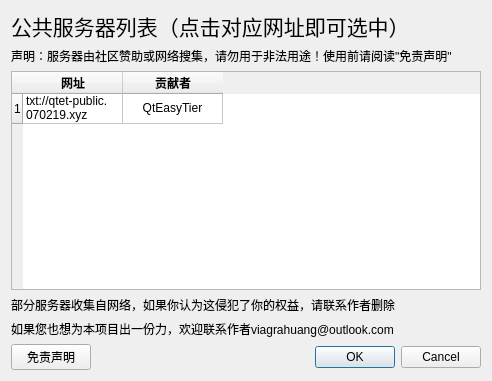
<?xml version="1.0" encoding="UTF-8"?>
<ui version="4.0">
 <class>PublicServer</class>
 <widget class="QDialog" name="PublicServer">
  <property name="geometry">
   <rect>
    <x>0</x>
    <y>0</y>
    <width>492</width>
    <height>381</height>
   </rect>
  </property>
  <property name="windowTitle">
   <string>公共服务器</string>
  </property>
  <layout class="QVBoxLayout" name="verticalLayout">
   <item>
    <widget class="QLabel" name="label">
     <property name="maximumSize">
      <size>
       <width>16777215</width>
       <height>30</height>
      </size>
     </property>
     <property name="font">
      <font>
       <pointsize>16</pointsize>
      </font>
     </property>
     <property name="text">
      <string>公共服务器列表（点击对应网址即可选中）</string>
     </property>
    </widget>
   </item>
   <item>
    <widget class="QLabel" name="label_2">
     <property name="text">
      <string>声明：服务器由社区赞助或网络搜集，请勿用于非法用途！使用前请阅读&quot;免责声明&quot;</string>
     </property>
    </widget>
   </item>
   <item>
    <widget class="QTableWidget" name="tableWidget">
     <attribute name="horizontalHeaderCascadingSectionResizes">
      <bool>false</bool>
     </attribute>
     <attribute name="horizontalHeaderMinimumSectionSize">
      <number>24</number>
     </attribute>
     <attribute name="verticalHeaderShowSortIndicator" stdset="0">
      <bool>false</bool>
     </attribute>
     <row/>
     <column>
      <property name="text">
       <string>网址</string>
      </property>
      <property name="font">
       <font>
        <bold>true</bold>
        <hintingpreference>PreferFullHinting</hintingpreference>
       </font>
      </property>
     </column>
     <column>
      <property name="text">
       <string>贡献者</string>
      </property>
      <property name="font">
       <font>
        <bold>true</bold>
       </font>
      </property>
     </column>
     <item row="0" column="0">
      <property name="text">
       <string>txt://qtet-public.070219.xyz</string>
      </property>
     </item>
     <item row="0" column="1">
      <property name="text">
       <string>QtEasyTier</string>
      </property>
      <property name="textAlignment">
       <set>AlignCenter</set>
      </property>
     </item>
    </widget>
   </item>
   <item>
    <widget class="QLabel" name="label_3">
     <property name="text">
      <string>部分服务器收集自网络，如果你认为这侵犯了你的权益，请联系作者删除</string>
     </property>
    </widget>
   </item>
   <item>
    <widget class="QLabel" name="label_4">
     <property name="text">
      <string>如果您也想为本项目出一份力，欢迎联系作者viagrahuang@outlook.com</string>
     </property>
    </widget>
   </item>
   <item>
    <layout class="QHBoxLayout" name="horizontalLayout">
     <item alignment="Qt::AlignmentFlag::AlignLeft">
      <widget class="QPushButton" name="disclaimerBtn">
       <property name="text">
        <string>免责声明</string>
       </property>
      </widget>
     </item>
     <item alignment="Qt::AlignmentFlag::AlignRight">
      <widget class="QDialogButtonBox" name="buttonBox">
       <property name="orientation">
        <enum>Qt::Orientation::Horizontal</enum>
       </property>
       <property name="standardButtons">
        <set>QDialogButtonBox::StandardButton::Cancel|QDialogButtonBox::StandardButton::Ok</set>
       </property>
      </widget>
     </item>
    </layout>
   </item>
  </layout>
 </widget>
 <resources/>
 <connections>
  <connection>
   <sender>buttonBox</sender>
   <signal>accepted()</signal>
   <receiver>PublicServer</receiver>
   <slot>accept()</slot>
   <hints>
    <hint type="sourcelabel">
     <x>248</x>
     <y>254</y>
    </hint>
    <hint type="destinationlabel">
     <x>157</x>
     <y>274</y>
    </hint>
   </hints>
  </connection>
  <connection>
   <sender>buttonBox</sender>
   <signal>rejected()</signal>
   <receiver>PublicServer</receiver>
   <slot>reject()</slot>
   <hints>
    <hint type="sourcelabel">
     <x>316</x>
     <y>260</y>
    </hint>
    <hint type="destinationlabel">
     <x>286</x>
     <y>274</y>
    </hint>
   </hints>
  </connection>
 </connections>
</ui>
